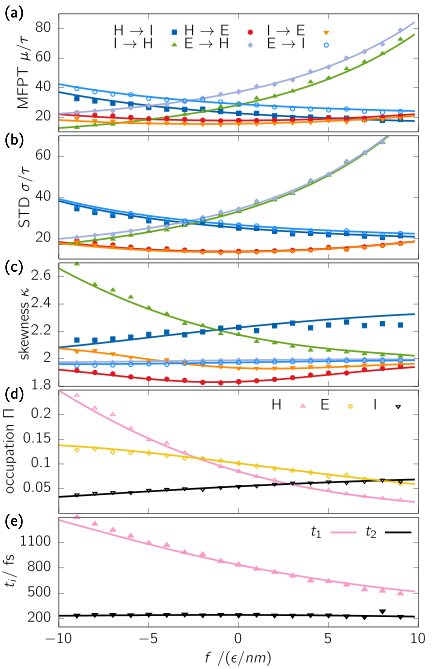

Source code (gnuplot):

set terminal cairo size 11cm,17cm standalone color colortext header \
   "\\renewcommand\\familydefault{\\sfdefault}\\usepackage{cmbright}"


set output 'mom_1001.tex'

set tmargin 0.5
set bmargin 0.2
set lmargin 7
set rmargin 2
unset xtics


set style line 2 lc rgb '#0060ad' lt 1 lw 5 pt 5 ps 0.5   #  blue
set style line 3 lc rgb '#dd181f' lt 1 lw 5 pt 7 ps .5   # red
set style line 4 lc rgb '#66A61E' lt 1 lw 5 pt 9 ps .5   #  green
set style line 6 lc rgb '#ff8800' lt 1 lw 5 pt 11 ps .5   #  orange
set style line 7 lc rgb '#9FAFDF' lt 1 lw 5 pt 13 ps 0.5   #royal blue
set style line 8 lc rgb '#1E90FF' lt 1 lw 5 pt 6 ps 0.5   #  slate blue
set style line 1 lc rgb '#F897C5' lt 1 lw 5 pt 8 ps 0.5   # taffy
set style line 5 lc rgb 'black' lt 1 lw 5 pt 10 ps 0.5   # black
set style line 9 lc rgb '#f1c40f' lt 1 lw 5 pt 12 ps 0.5   #yellow


set multiplot 

set origin 0.02,0.8
set size 0.98,0.19

set xtics
set format x ''

set xrange[-10:10]
set yrange[10:90]

set ytics 20,20,90

unset xlabel


set ylabel "MFPT $\\mu/\\tau$" offset -0,0

set key at graph 0.8,0.9 samplen 3  horizontal

set label '(a)' at screen 0.01,0.98
set label '(b)' at screen 0.01,0.79
set label '(c)' at screen 0.01,0.60
set label '(d)' at screen 0.01,0.41
set label '(e)' at screen 0.01,0.22

plot \
"../../data/Frew/mom1_cts_1001.dat" u 1:4 w l ls 2 lw 5 notitle, \
"../../data/Frew/mom1_cts_1001.dat" u 1:5 w l ls 3 lw 5 notitle, \
"../../data/Frew/mom1_cts_1001.dat" u 1:6 w l ls 4 lw 5 notitle, \
"../../data/Frew/mom1_cts_1001.dat" u 1:8 w l ls 6 lw 5 notitle, \
"../../data/Frew/mom1_cts_1001.dat" u 1:9 w l ls 7 lw 5 notitle, \
"../../data/Frew/mom1_cts_1001.dat" u 1:10 w l ls 8 lw 5 notitle, \
"../../data/Frew/mom1_1001.dat" u 1:4 ls 2 lw 3 title "H $\\rightarrow$ I$",\
"../../data/Frew/mom1_1001.dat" u 1:6 ls 4 lw 3 title "I $\\rightarrow$ H$" ,\
"../../data/Frew/mom1_1001.dat" u 1:5 ls 3 lw 3 title "H $\\rightarrow$ E$" ,\
"../../data/Frew/mom1_1001.dat" u 1:9 ls 7 lw 3 title "E $\\rightarrow$ H",\
"../../data/Frew/mom1_1001.dat" u 1:8 ls 6 lw 3 title "I $\\rightarrow$ E",\
"../../data/Frew/mom1_1001.dat" u 1:10 ls 8 lw 3 title "E $\\rightarrow$ I",\
"../../data/Frew/mom1_1002.dat" u 1:4 ls 2 lw 3 notitle ,\
"../../data/Frew/mom1_1002.dat" u 1:6 ls 4 lw 3 notitle ,\
"../../data/Frew/mom1_1002.dat" u 1:5 ls 3 lw 3 notitle ,\
"../../data/Frew/mom1_1002.dat" u 1:9 ls 7 lw 3 notitle ,\
"../../data/Frew/mom1_1002.dat" u 1:8 ls 6 lw 3 notitle ,\
"../../data/Frew/mom1_1002.dat" u 1:10 ls 8 lw 3 notitle


unset key
set origin 0.02,0.61
set size 0.98,0.19
set tmargin 0.1

set yrange [10:70]
set ytics 20,20,90
set ylabel "STD $\\sigma /\\tau$" offset 0.2,0
plot \
"../../data/Frew/mom2_cts_1001.dat" u 1:4 w l ls 2 lw 5 notitle, \
"../../data/Frew/mom2_cts_1001.dat" u 1:5 w l ls 3 lw 5 notitle, \
"../../data/Frew/mom2_cts_1001.dat" u 1:6 w l ls 4 lw 5 notitle, \
"../../data/Frew/mom2_cts_1001.dat" u 1:8 w l ls 6 lw 5 notitle, \
"../../data/Frew/mom2_cts_1001.dat" u 1:9 w l ls 7 lw 5 notitle, \
"../../data/Frew/mom2_cts_1001.dat" u 1:10 w l ls 8 lw 5 notitle, \
"../../data/Frew/mom2_1001.dat" u 1:4 ls 2 lw 3 title "A \rightarrow B",\
"../../data/Frew/mom2_1001.dat" u 1:6 ls 4 lw 3 title "B \rightarrow A" ,\
"../../data/Frew/mom2_1001.dat" u 1:5 ls 3 lw 3 title "A \rightarrow C" ,\
"../../data/Frew/mom2_1001.dat" u 1:9 ls 7 lw 3 title "C \rightarrow A",\
"../../data/Frew/mom2_1001.dat" u 1:8 ls 6 lw 3 title "B \rightarrow C",\
"../../data/Frew/mom2_1001.dat" u 1:10 ls 8 lw 3 title "C \rightarrow B",\
"../../data/Frew/mom2_1002.dat" u 1:4 ls 2 lw 3 title "A \rightarrow B",\
"../../data/Frew/mom2_1002.dat" u 1:6 ls 4 lw 3 title "B \rightarrow A" ,\
"../../data/Frew/mom2_1002.dat" u 1:5 ls 3 lw 3 title "A \rightarrow C" ,\
"../../data/Frew/mom2_1002.dat" u 1:9 ls 7 lw 3 title "C \rightarrow A",\
"../../data/Frew/mom2_1002.dat" u 1:8 ls 6 lw 3 title "B \rightarrow C",\
"../../data/Frew/mom2_1002.dat" u 1:10 ls 8 lw 3 title "C \rightarrow B",\



set origin 0.02,0.42
set size 0.98,0.19

unset yrange
set yrange[1.8:2.7]
set ytics 1.8,0.2,2.8
set ylabel "skewness $\\kappa$" offset 1.1,0,0

plot \
"../../data/Frew/mom3_cts_1001.dat" u 1:4 w l ls 2 lw 5 notitle, \
"../../data/Frew/mom3_cts_1001.dat" u 1:5 w l ls 3 lw 5 notitle, \
"../../data/Frew/mom3_cts_1001.dat" u 1:6 w l ls 4 lw 5 notitle, \
"../../data/Frew/mom3_cts_1001.dat" u 1:8 w l ls 6 lw 5 notitle, \
"../../data/Frew/mom3_cts_1001.dat" u 1:9 w l ls 7 lw 5 notitle, \
"../../data/Frew/mom3_cts_1001.dat" u 1:10 w l ls 8 lw 5 notitle, \
"../../data/Frew/mom3_1001.dat" u 1:4 ls 2 lw 3 title "$A \\rightarrow B$",\
"../../data/Frew/mom3_1001.dat" u 1:6 ls 4 lw 3 title "$B \\rightarrow A$" ,\
"../../data/Frew/mom3_1001.dat" u 1:5 ls 3 lw 3 title "$A \\rightarrow C$" ,\
"../../data/Frew/mom3_1001.dat" u 1:9 ls 7 lw 3 title "$C \\rightarrow A$",\
"../../data/Frew/mom3_1001.dat" u 1:8 ls 6 lw 3 title "$B \\rightarrow C$",\
"../../data/Frew/mom3_1001.dat" u 1:10 ls 8 lw 3 title "$C \\rightarrow B$",\
"../../data/Frew/mom3_1002.dat" u 1:4 ls 2 lw 3 title "$A \\rightarrow B$",\
"../../data/Frew/mom3_1002.dat" u 1:6 ls 4 lw 3 title "$B \\rightarrow A$" ,\
"../../data/Frew/mom3_1002.dat" u 1:5 ls 3 lw 3 title "$A \\rightarrow C$" ,\
"../../data/Frew/mom3_1002.dat" u 1:9 ls 7 lw 3 title "$C \\rightarrow A$",\
"../../data/Frew/mom3_1002.dat" u 1:8 ls 6 lw 3 title "$B \\rightarrow C$",\
"../../data/Frew/mom3_1002.dat" u 1:10 ls 8 lw 3 title "$C \\rightarrow B$",\


set origin 0.02,0.23
set size 0.98,0.19


set yrange[0:0.25]
set ytics 0.05,0.05,0.22
set ylabel "occupation $\\Pi$" offset 0.0,0,0

set key at graph 1,0.92

plot \
"../../data/Frew/ps_cts_1001.dat" u 1:3 w l ls 1 lw 5 notitle, \
"../../data/Frew/ps_cts_1001.dat" u 1:4 w l ls 5 lw 5 notitle, \
"../../data/Frew/ps_cts_1001.dat" u 1:5 w l ls 9 lw 5 notitle, \
"../../data/Frew/P_1001.dat" u 1:3 ls 1 lw 3 title "H", \
"../../data/Frew/P_1001.dat" u 1:5 ls 9 lw 3 title "E",\
"../../data/Frew/P_1001.dat" u 1:4 ls 5 lw 3 title "I", \
"../../data/Frew/P_1002.dat" u 1:3 ls 1 lw 3 notitle, \
"../../data/Frew/P_1002.dat" u 1:5 ls 9 lw 3 notitle ,\
"../../data/Frew/P_1002.dat" u 1:4 ls 5 lw 3 notitle



set origin 0.02,0.06
set size 0.98,0.17

set xtics nomirror

set yrange[100:1400]
set ytics 200,300,1300
set xlabel "$f~/ ( \\epsilon / nm )$"
set ylabel "$t_i /$ fs" offset 0.0,0.0
set format x

set key at graph 1,0.92
plot \
"../../data/Frew/timescale_cts_1001.dat" u 1:3 w l ls 1 lw 5 title "$t_1$", \
"../../data/Frew/timescale_cts_1001.dat" u 1:4 w l ls 5 lw 5 title "$t_2$", \
"../../data/Frew/lagv_1001.dat" u 1:3 ls 1 notitle, \
"../../data/Frew/lagv_1001.dat" u 1:4 ls 5 notitle, \
"../../data/Frew/lagv_1002.dat" u 1:3 ls 1 notitle, \
"../../data/Frew/lagv_1002.dat" u 1:4 ls 5 notitle, \




##inset of skewness
#set origin 0.33,0.45
#set size 0.54,0.11
#set bmargin 0.1
#set tmargin 1
#unset key
#unset grid
#set ytics 2,3,10
#set yrange [1.9:*]
#set format x ''
#unset xlabel
#unset ylabel
#unset xtics
#
#plot \
#"../../data/Frew/mom3_1001.dat" u 1:3 ls 2 lw 5 notitle,\
#"../../data/Frew/mom3_cts_1001.dat" u 1:3 w l ls 2 lw 5 notitle, \
#
